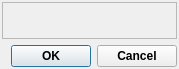
<?xml version="1.0" encoding="UTF-8"?>
<ui version="4.0">
 <class>AtenTreeGuiDialog</class>
 <widget class="QDialog" name="AtenTreeGuiDialog">
  <property name="windowModality">
   <enum>Qt::ApplicationModal</enum>
  </property>
  <property name="geometry">
   <rect>
    <x>0</x>
    <y>0</y>
    <width>179</width>
    <height>69</height>
   </rect>
  </property>
  <property name="windowTitle">
   <string>Custom Dialog</string>
  </property>
  <property name="windowIcon">
   <iconset resource="icons.qrc">
    <normaloff>:/program/icons/aten.png</normaloff>:/program/icons/aten.png</iconset>
  </property>
  <property name="modal">
   <bool>true</bool>
  </property>
  <layout class="QVBoxLayout" name="verticalLayout">
   <property name="margin">
    <number>2</number>
   </property>
   <item>
    <widget class="QFrame" name="MainFrame">
     <property name="frameShape">
      <enum>QFrame::StyledPanel</enum>
     </property>
     <property name="frameShadow">
      <enum>QFrame::Raised</enum>
     </property>
    </widget>
   </item>
   <item>
    <widget class="QDialogButtonBox" name="buttonBox">
     <property name="font">
      <font>
       <weight>75</weight>
       <bold>true</bold>
      </font>
     </property>
     <property name="orientation">
      <enum>Qt::Horizontal</enum>
     </property>
     <property name="standardButtons">
      <set>QDialogButtonBox::Cancel|QDialogButtonBox::Ok</set>
     </property>
    </widget>
   </item>
  </layout>
 </widget>
 <resources>
  <include location="icons.qrc"/>
 </resources>
 <connections>
  <connection>
   <sender>buttonBox</sender>
   <signal>accepted()</signal>
   <receiver>AtenTreeGuiDialog</receiver>
   <slot>accept()</slot>
   <hints>
    <hint type="sourcelabel">
     <x>64</x>
     <y>51</y>
    </hint>
    <hint type="destinationlabel">
     <x>180</x>
     <y>18</y>
    </hint>
   </hints>
  </connection>
  <connection>
   <sender>buttonBox</sender>
   <signal>rejected()</signal>
   <receiver>AtenTreeGuiDialog</receiver>
   <slot>reject()</slot>
   <hints>
    <hint type="sourcelabel">
     <x>41</x>
     <y>51</y>
    </hint>
    <hint type="destinationlabel">
     <x>178</x>
     <y>13</y>
    </hint>
   </hints>
  </connection>
 </connections>
</ui>
